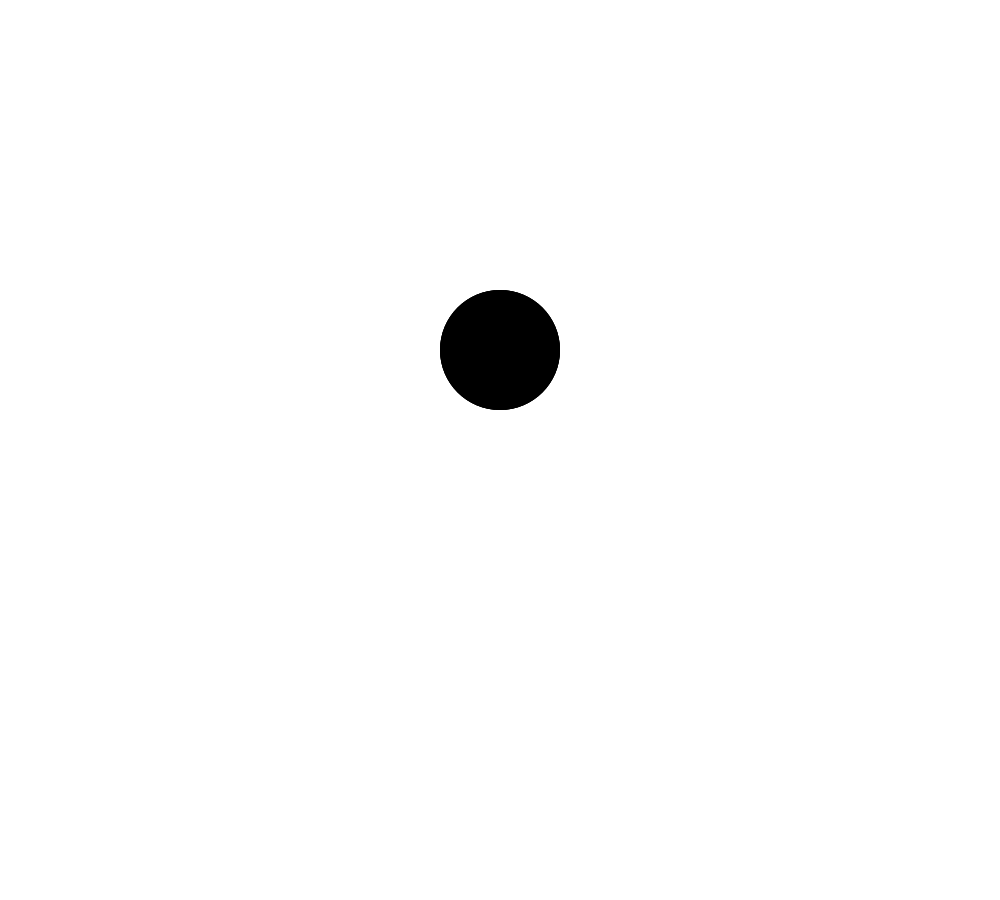
Frame 1 (no input)
Frame 60 (the mouse pressed at the canvas centre just before this capture): identical to frame 1, image omitted
Frame 120 (the mouse held since frame 60 and released just before this capture): identical to frame 1, image omitted

The Processing sketch that drew this single still picture (run headless with seeded random() and noise(); from frame 60 on, the mouse is pressed at the canvas centre):

// Processing sketch: processing_88035
// ── processing_88035.pde

int num = 3; 
Spring[] springs = new Spring[num]; 
int t = 1;
void setup()
{
  size(1000, 900);
  noStroke(); 
  colorMode(HSB);
  springs[0] = new Spring(0, 0,  0, 0.98, 8.0, 0.1, springs, 0); 
  springs[1] = new Spring(500, 350, 120, 0.99, 25.0, 0.03, springs, 1); 
  springs[2] = new Spring(500, 350, 120, 0.99, 15.0, 0.03, springs, 2);   
}

void draw() 
{
  background(255); 
  

     t = t+40;
    if (t>255) {t=1;}
  for (int i = 0; i < num; i++) { 
    springs[1].update(); 
    springs[1].display(); 
  }  
}

void mousePressed() 
{
  for (int i = 0; i < num; i++) { 
    springs[1].pressed(); 
  } 
}

void mouseReleased() 
{
  for (int i=0; i<num; i++) { 
    springs[1].released(); 
  } 
}

class Spring 
{ 
  // Screen values 
  float xpos, ypos;
  float tempxpos, tempypos; 
  int size = 14; 
  boolean over = false; 
  boolean move = false; 

  // Spring simulation constants 
  float mass;       // Mass 
  float k = 0.2;    // Spring constant 
  float damp;       // Damping 
  float rest_posx;  // Rest position X 
  float rest_posy;  // Rest position Y 

  // Spring simulation variables 
  //float pos = 20.0; // Position 
  float velx = 0.0;   // X Velocity 
  float vely = 0.0;   // Y Velocity 
  float accel = 0;    // Acceleration 
  float force = 0;    // Force 

  Spring[] friends;
  int me;
  
  // Constructor
  Spring(float x, float y, int s, float d, float m, 
         float k_in, Spring[] others, int id) 
  { 
    xpos = tempxpos = x; 
    ypos = tempypos = y;
    rest_posx = x;
    rest_posy = y;
    size = s;
    damp = d; 
    mass = m; 
    k = k_in;
    friends = others;
    me = id; 
  } 

  void update() 
  { 
    if (move) { 
      rest_posy = mouseY; 
      rest_posx = mouseX;
    } 

    force = -k * (tempypos - rest_posy);  // f=-ky 
    accel = force / mass;                 // Set the acceleration, f=ma == a=f/m 
    vely = damp * (vely + accel);         // Set the velocity 
    tempypos = tempypos + vely;           // Updated position 

    force = -k * (tempxpos - rest_posx);  // f=-ky 
    accel = force / mass;                 // Set the acceleration, f=ma == a=f/m 
    velx = damp * (velx + accel);         // Set the velocity 
    tempxpos = tempxpos + velx;           // Updated position 

    
    if ((overEvent() || move) && !otherOver() ) { 
      over = true; 
    } else { 
      over = false; 
    } 
  } 
  
  // Test to see if mouse is over this spring
  boolean overEvent() {
    float disX = tempxpos - mouseX;
    float disY = tempypos - mouseY;
    if (sqrt(sq(disX) + sq(disY)) < size/2 ) {
      return true;
    } else {
      return false;
    }
  }
  
  // Make sure no other springs are active
  boolean otherOver() {
    for (int i=0; i<num; i++) {
      if (i != me) {
        if (friends[i].over == true) {
          return true;
        }
      }
    }
    return false;
  }

  void display() 
  { 
    
    //320 270
//float k1 = tempxpos + tempypos;
//float k2 = map (k1,590,1000,0,255);

float k1 = dist(500,350,tempxpos,tempypos);
float k2 = map (k1,100,210,0,255);
float k3 = map (k1,20,600,0,50);


    if (over) { 
      fill(255,0,0); 
    } else { 
      fill(t,random(240,255),k2);
    } 
    ellipse(tempxpos, tempypos, size-k1/35,size-k1/35);
  
  



}
  void pressed() 
  { 
    if (over) { 
      move = true; 
     
    } else { 
      move = false; 
    }  
  } 

  void released() 
  { 
    move = false; 
    rest_posx = xpos;
    rest_posy = ypos;
  } 
} 
